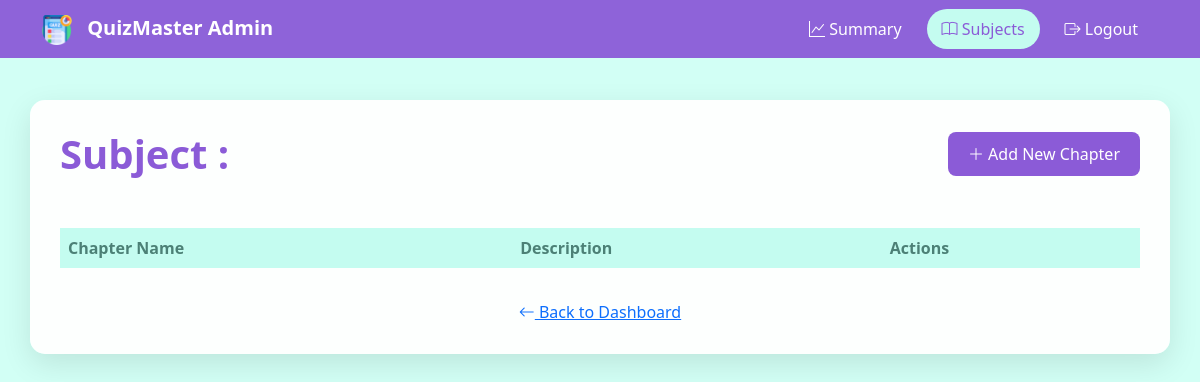
Before: /view_subject/1 (signed in) with the older database file.
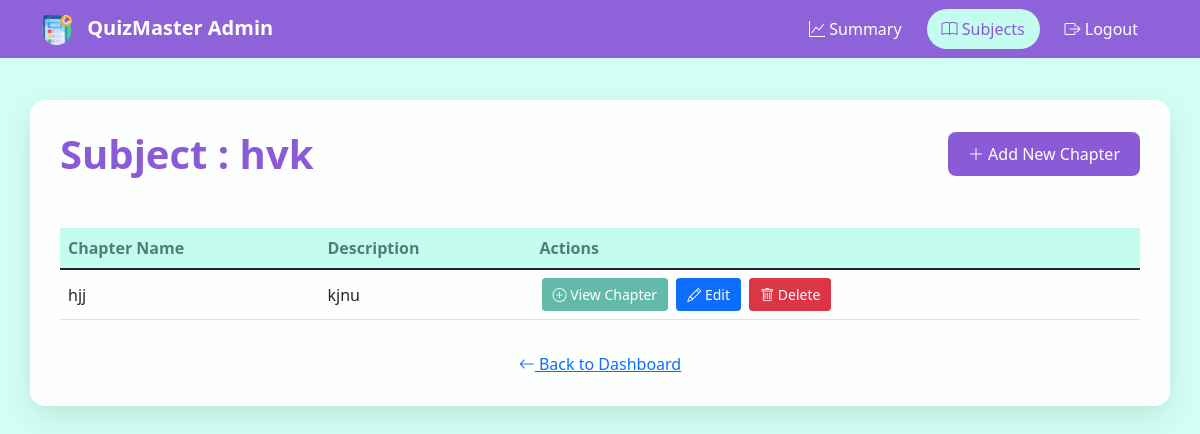
After: the same page with the newer database file.
### main.py (models this page shows)
class Subject(db.Model):
    id = db.Column(db.Integer, primary_key=True)
    name = db.Column(db.String(60),nullable=False)
    description = db.Column(db.String(120), nullable=False)
    sub_chapter = db.relationship('Chapter', back_populates = 'subjects',cascade = 'all, delete-orphan')
    subject_standard = db.Column(db.Integer)

class Chapter(db.Model):
    id = db.Column(db.Integer, primary_key=True)
    name = db.Column(db.String(60),nullable=False)
    description = db.Column(db.String(120), nullable=False)
    subject_id = db.Column(db.Integer, db.ForeignKey('subject.id'), nullable=False)
    subjects = db.relationship('Subject', back_populates = 'sub_chapter')
    chap_quiz = db.relationship('Quiz', back_populates = 'chapter',cascade = 'all, delete-orphan')

### main.py (the view)
@app.route('/view_subject/<int:sub_id>',methods=['GET','POST'])
def view_subject(sub_id):
    if 'admin' in session:
        subject_to_view = Subject.query.filter_by(id =sub_id).first()
        chapters = Chapter.query.filter_by(subject_id = sub_id).all()
        return render_template('sub_view.html',subject = subject_to_view, chapters_created = chapters)
    return redirect(url_for('login'))

### templates/sub_view.html (shortened to what this page needs)
<!DOCTYPE html>
<html lang="en">
<head>
    <link href="https://cdn.jsdelivr.net/npm/bootstrap@5.1.3/dist/css/bootstrap.min.css" rel="stylesheet">
    <link rel="stylesheet" href="https://cdn.jsdelivr.net/npm/bootstrap-icons@1.7.2/font/bootstrap-icons.css">
    <link rel="stylesheet" href="{{ url_for('static', filename='admin-styles.css') }}">
    <link rel="stylesheet" href="static/admin-styles.css">
</head>
<body>
    <nav class="navbar navbar-expand-lg navbar-dark fixed-top">
        <div class="container">
            <a class="navbar-brand" href="#">
                <img src="static\logo.png" alt="QuizMaster Logo" class="nav-logo">
                QuizMaster Admin
            </a>
            <div class="collapse navbar-collapse" id="navbarNav">
                <ul class="navbar-nav ms-auto">
                    <li class="nav-item">
                        <a class="nav-link" href="#summary">
                            <i class="bi bi-graph-up"></i> Summary
                        </a>
                    </li>
                    <li class="nav-item">
                        <a class="nav-link active" href="/view_subject">
                            <i class="bi bi-book"></i> Subjects
                        </a>
                    </li>
                    <li class="nav-item">
                        <a class="nav-link" href="{{ url_for('login') }}">
                            <i class="bi bi-box-arrow-right"></i> Logout
                        </a>
                    </li>
                </ul>
            </div>
        </div>
    </nav>
    <div class="container main-content">
        <div class="dashboard-header">
            <h1>Subject : {{subject.name}}</h1>
            <a href="/create_chapter/{{subject.id}}" class="add-subject-btn">
                <i class="bi bi-plus-lg"></i> Add New Chapter
            </a>
        </div>
        <div class="table-responsive">
            <table class="table table-hover">
                <thead>
                    <tr>
                        <th>Chapter Name</th>
                         <th>Description</th>
                        <th>Actions</th>
                    </tr>
                </thead>
                <tbody>
                        {% for chapter in chapters_created %}
                        <tr>
                            <td>{{ chapter.name }}</td>
                            <td>{{ chapter.description }}</td>
                            <td class="action-buttons">
                                <a href="/view_chapter/{{chapter.id}}" class="btn btn-success btn-sm">
                                    <i class="bi bi-plus-circle"></i> View Chapter
                                </a>
                                <a href="/edit_chapter/{{ chapter.id }}" class="btn btn-primary btn-sm">
                                    <i class="bi bi-pencil"></i> Edit
                                </a>
                                <form action="/delete_chapter/{{ chapter.id }}" method="POST"class = "delete-form" onclick="return confirm('Are you sure you want to delete this chapter?');">
                                    <a href="/delete_chapter/{{ chapter.id }}" class="btn btn-danger btn-sm " class="btn btn-danger btn-sm" onclick="return confirm('Are you sure you want to delete this chapter?');">
                                        <i class="bi bi-trash"></i> Delete
                                    </a>
                                </form>
                            </td>
                        </tr>
                        {% endfor %}
                </tbody>
            </table>
        </div>
        <div class="text-center mt-3">
            <a href="{{ url_for('admin_dashboard') }}" class="back-link">
                <i class="bi bi-arrow-left"></i> Back to Dashboard
            </a>
        </div>
    </div>
</body>
</html>

### static/admin-styles.css (style rules this page uses)
:root { --primary: #8b5bd7; --secondary: #64baaa; --light: #c4fcf0; --dark: #4c8076; }
body { background-color: #d2fff5; min-height: 100vh; padding-top: 80px; }
.navbar { background-color: rgba(139, 91, 215, 0.95) !important; backdrop-filter: blur(10px); }
.nav-logo { width: 30px; height: 30px; margin-right: 10px; }
.navbar-brand { font-weight: 600; color: white !important; }
.nav-link { color: white !important; padding: 8px 15px !important; margin: 0 5px; border-radius: 20px; transition: all 0.3s ease; }
.nav-link:hover, .nav-link.active { background-color: var(--light); color: var(--primary) !important; }
.main-content { background: rgba(255, 255, 255, 0.95); border-radius: 15px; padding: 30px; box-shadow: 0 10px 30px rgba(0, 0, 0, 0.1); margin-top: 20px; }
.dashboard-header { display: flex; justify-content: space-between; align-items: center; margin-bottom: 30px; }
.dashboard-header h1 { color: var(--primary); font-weight: 700; margin: 0; }
.add-subject-btn { background-color: var(--primary); color: white; padding: 10px 20px; border-radius: 8px; text-decoration: none; transition: all 0.3s ease; }
.table { margin-top: 20px; }
.table thead th { background-color: var(--light); color: var(--dark); font-weight: 600; border: none; }
.action-buttons { white-space: nowrap; }
.action-buttons .btn { margin: 0 2px; padding: 5px 10px; }
.btn-success { background-color: var(--secondary); border-color: var(--secondary); }
.delete-form { display: inline; }
.table td { vertical-align: middle; }
.table td:nth-child(2) { white-space: pre-line; max-width: 300px; }

Changed rows visible on the page:
added Subject: name "hvk"
added Chapter: name "hjj", description "kjnu"
